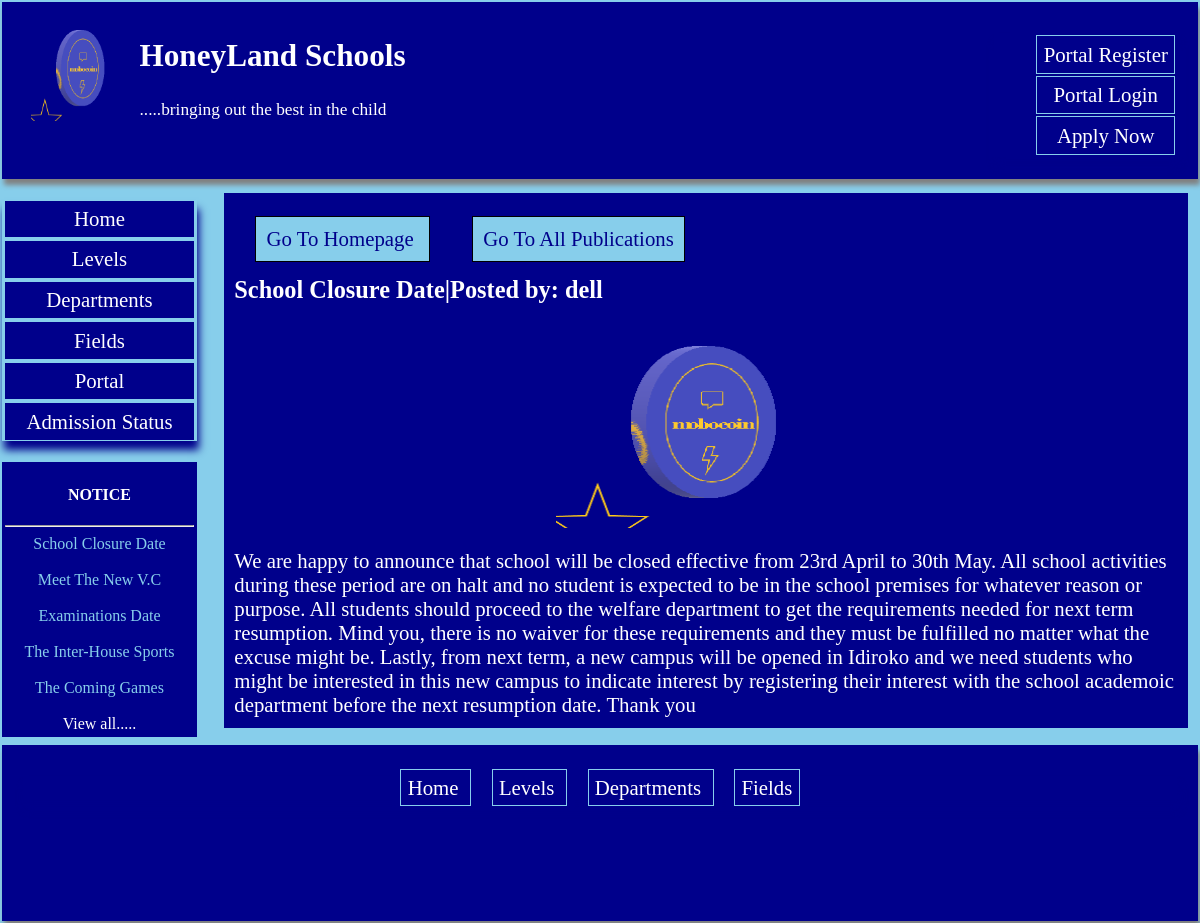
/publications/school-closure-date/, run on the app's committed database.
### profiles/models.py (models this page shows, shortened)
class Logo(models.Model):
    name = models.CharField(max_length=200, null=True)
    image = models.ImageField(upload_to='media/')

class Posts(models.Model):
    title = models.CharField(max_length=100, null=True)
    slug =models.SlugField(max_length=100)
    author =  models.ForeignKey(CustomUser, on_delete=models.CASCADE)
    description = models.TextField(max_length=1000)
    post_date = models.DateTimeField(auto_now_add=True)
    image = models.ImageField(upload_to='media/')
    class Meta:
        ordering = ['post_date']
        verbose_name = 'Publication'
        verbose_name_plural = 'Publications'

class CustomUser(AbstractUser):
    phone = models.IntegerField(null=True,  unique=True)
    country = models.CharField(max_length=200,  blank=True)
    state = models.CharField(max_length=200,  blank=True)
    is_student = models.BooleanField(default=0)
    is_teacher = models.BooleanField(default=0)
    mailing_address = models.CharField(max_length=200,  blank=True)

### profiles/views.py (the view)
# urls.py: path('publications/<slug>/', views.Postdetail.as_view(), name= 'details'),
class Postdetail(DetailView):
    model = Posts
    template_name ='details.html'
    context_object_name = 'pub'
    def get_context_data(self,  **kwargs):
        context = super().get_context_data(**kwargs)
        context['logo'] = Logo.objects.all()
        context['publications']= Posts.objects.all()
        return context

### profiles/templates/details.html (shortened to what this page needs)
{% extends 'base.html' %}
{% block content  %}
<div class ='board' style=' color: white; background: darkblue; margin-top: 0.7em; padding: 0.5em; margin-bottom: 0.7em'>
   <br>
    <a style='margin: 1em; border: 1px solid black; padding: 0.5em; background: skyblue; color: darkblue' href ='{% url "home" %}'>  Go To Homepage </a>
    <a  style='margin: 1em; border: 1px solid black; padding: 0.5em; background: skyblue; color: darkblue' href ='{% url "publist" %}'>  Go To All Publications </a>
    <h3 style='padding: 0em; margin-top: 1em; '>{{pub.title}}|Posted by: {{pub.author}}</h3>
     <p style='text-align: center;'><img style='width: 300px; height: 200px; text-align: center;' src='{{pub.image.url}}' /></p>
     {{pub.description}}
<br>
    </div>
{% endblock  %}

### profiles/templates/base.html (shortened to what this page needs)
<head>
</head>
<body style ='margin: 0em; padding: 0.1em; font-size: 1.3em;  background: skyblue;'   >
    <header style= 'box-shadow: 2px 6px 5px grey;margin: 0em; padding-left: 1em; padding-right: 1em; padding-top: 0.5em; height: 8em;
    background: darkblue; color: white;'>
    {% if request.user.is_authenticated or request.user.is_superuser  %}
    <ul class='nav' style='float: right; list-style-type: none;' >
   <li> <a  style ='color: white; ' href = "#"> Welcome {{user}} </a></li>
    <li><a  style ='color: white; ' href ='{% url "logout" %}'> Logout </a></li>
    </ul>
{% else%}
    <ul class='nav' style='float: right; list-style-type: none;' >
        <li> <a  style ='color: white; ' href = '{% url "register" %}'> Portal Register </a></li>
         <li><a  style ='color: white; ' href ='{% url "login" %}'> Portal Login </a></li>
         <li><a  style ='color: white; ' href ='{% url "portalregister" %}'> Apply Now </a></li>
         </ul>
    {% endif %}
    {% for log in logo  %}
    <img style="backgrond: skyblue; float: left; margin: 0.4em; width: 100px; height: 100px;" src ="{{log.image.url}}"  >
{% endfor %}
<p style='text-shadow: 2px  8px skyblue;'><h2 style='text-align: left; '><a style='color: white;' href='{% url "home" %}'>HoneyLand Schools</a></h2></p>
<p style='text-align: left'> <small> .....bringing out the best in the child </small></p>
    </header>
<div class ='cover'>
<nav class='navigation'>
    <ul class ='nav' style =' padding:0;  list-style-type: none;'>
        <li><a href ='{% url "home" %}'> Home </a></li>
        <li> <a href ='{% url "levels" %}'> Levels </a> </li>
        <li> <a href ='{% url "departments" %}'> Departments </a> </li>
        <li><a href ='{% url "fields" %}'> Fields </a></li>
        <li><a href ='{% url "portal" %}'> Portal </a></li>
        <li><a  style ='color: white; ' href ='{% url "admissionstat" %}'> Admission Status </a></li>
    </ul>
    <div style='text-align: center; margin-bottom: 0.5em; padding: 0.2em; background: darkblue; color: white;font-size: medium'>
        <h4 style='padding: 0em;'>NOTICE </h4><hr>
        {% for pub in publications %}
         <a  href='{% url "details" pub.slug  %}'> {{pub.title}}</a><br><br style='color: skyblue;'>
{% endfor %}
<p style='margin: 0em;'><a  style=' color: white; ' href='{% url "publist"  %}'> View all.....</a></p>
    </div>
</nav>
<section style='padding-right: 0.5em'>
{% block content %}
{% endblock %}
</section>
</div>
<footer style= 'box-shadow: 2px 6px 5px grey;margin: 0em; padding-left: 1em; padding-right: 1em; padding-top: 0.5em; height: 8em;
    background: darkblue; color: white;'>
    <nav>
        <ul class ='navfooter' style =' padding:0;  list-style-type: none;'>
            <li><a href ='{% url "home" %}'> Home </a></li>
            <li> <a href ='{% url "levels" %}'> Levels </a> </li>
            <li> <a href ='{% url "departments" %}'> Departments </a> </li>
            <li><a href ='{% url "fields" %}'> Fields </a></li>
    </nav>
</footer>
</body>

### profiles/templates/base.html (style rules this page uses)
a { text-decoration: none; }
.cover { display: grid; grid-template-columns: 2fr 10fr; grid-gap: 1.3em; }
body { background-image: url('C:\Users\DELL\Desktop\portal\profiles\templates\Untitled.png'); background-size: cover; }
.navigation a { color: skyblue; }
.nav { box-shadow: 2px 9px 8px darkblue; }
.nav li { color: white; background: darkblue; margin: 0.1em; text-align: center; border: 1px solid skyblue; }
.nav li a { padding: 0.3em; display: block; color: white; }
.navfooter { text-align: center; box-shadow: 2px 9px 8px darkblue; }
.navfooter li { color: white; padding: 0.4em; display: inline; background: darkblue; margin: 0.1em; text-align: center; }
.navfooter li a { padding: 0.3em; color: white; border: 1px solid skyblue; }

### data on the page
Logo: image (picture)
Posts: title "School Closure Date", author "dell", image (picture), description "We are happy to announce that school will be closed effective from 23rd April to 30th May. All school activities during these period are on halt and no student is expected to be in the school premises for whatever reason or purpose. All students should proceed to the welfare department to get the requirements needed for next term resumption. Mind you, there is no waiver for these requirements and they must be fulfilled no matter what the excuse might be. Lastly, from next term, a new campus will be opened in Idiroko and we need students who might be interested in this new campus to indicate interest by registering their interest with the school academoic department before the next…"
Posts: title "Meet The New V.C"
Posts: title "Examinations Date"
Posts: title "The Inter-House Sports"
Posts: title "The Coming Games"
